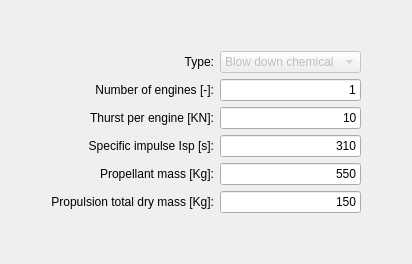
     <widget class="QWidget" name="Propulsion">
      <attribute name="title">
       <string>Propulsion</string>
      </attribute>
      <layout class="QGridLayout" name="gridLayout_23">
       <item row="1" column="1">
        <layout class="QGridLayout" name="gridLayout_22">
         <item row="0" column="0">
          <widget class="QLabel" name="label_38">
           <property name="text">
            <string>Type:</string>
           </property>
           <property name="alignment">
            <set>Qt::AlignRight|Qt::AlignTrailing|Qt::AlignVCenter</set>
           </property>
          </widget>
         </item>
         <item row="1" column="0">
          <widget class="QLabel" name="label_50">
           <property name="text">
            <string>Number of engines [-]:</string>
           </property>
           <property name="alignment">
            <set>Qt::AlignRight|Qt::AlignTrailing|Qt::AlignVCenter</set>
           </property>
          </widget>
         </item>
         <item row="2" column="0">
          <widget class="QLabel" name="label_51">
           <property name="text">
            <string>Thurst per engine [KN]:</string>
           </property>
           <property name="alignment">
            <set>Qt::AlignRight|Qt::AlignTrailing|Qt::AlignVCenter</set>
           </property>
          </widget>
         </item>
         <item row="3" column="0">
          <widget class="QLabel" name="label_52">
           <property name="text">
            <string>Specific impulse Isp [s]:</string>
           </property>
           <property name="alignment">
            <set>Qt::AlignRight|Qt::AlignTrailing|Qt::AlignVCenter</set>
           </property>
          </widget>
         </item>
         <item row="4" column="0">
          <widget class="QLabel" name="label_53">
           <property name="text">
            <string>Propellant mass [Kg]:</string>
           </property>
           <property name="alignment">
            <set>Qt::AlignRight|Qt::AlignTrailing|Qt::AlignVCenter</set>
           </property>
          </widget>
         </item>
         <item row="5" column="0">
          <widget class="QLabel" name="label_54">
           <property name="text">
            <string>Propulsion total dry mass [Kg]:</string>
           </property>
           <property name="alignment">
            <set>Qt::AlignRight|Qt::AlignTrailing|Qt::AlignVCenter</set>
           </property>
          </widget>
         </item>
         <item row="0" column="2">
          <widget class="QComboBox" name="propulsionTypeComboBox">
           <property name="enabled">
            <bool>false</bool>
           </property>
           <item>
            <property name="text">
             <string>Blow down chemical</string>
            </property>
           </item>
           <item>
            <property name="text">
             <string>Regulated chemical</string>
            </property>
           </item>
           <item>
            <property name="text">
             <string>Low thrust Ion</string>
            </property>
           </item>
           <item>
            <property name="text">
             <string>Low thrust plasma</string>
            </property>
           </item>
          </widget>
         </item>
         <item row="1" column="2">
          <widget class="QLineEdit" name="numberOfEngines">
           <property name="text">
            <string>1</string>
           </property>
           <property name="alignment">
            <set>Qt::AlignRight|Qt::AlignTrailing|Qt::AlignVCenter</set>
           </property>
          </widget>
         </item>
         <item row="2" column="2">
          <widget class="QLineEdit" name="thrustPerEngine">
           <property name="text">
            <string>10</string>
           </property>
           <property name="alignment">
            <set>Qt::AlignRight|Qt::AlignTrailing|Qt::AlignVCenter</set>
           </property>
          </widget>
         </item>
         <item row="3" column="2">
          <widget class="QLineEdit" name="specificImpulse">
           <property name="text">
            <string>310</string>
           </property>
           <property name="alignment">
            <set>Qt::AlignRight|Qt::AlignTrailing|Qt::AlignVCenter</set>
           </property>
          </widget>
         </item>
         <item row="4" column="2">
          <widget class="QLineEdit" name="propellantMass">
           <property name="text">
            <string>550</string>
           </property>
           <property name="alignment">
            <set>Qt::AlignRight|Qt::AlignTrailing|Qt::AlignVCenter</set>
           </property>
          </widget>
         </item>
         <item row="5" column="2">
          <widget class="QLineEdit" name="propulsionTotalDryMass">
           <property name="text">
            <string>150</string>
           </property>
           <property name="alignment">
            <set>Qt::AlignRight|Qt::AlignTrailing|Qt::AlignVCenter</set>
           </property>
          </widget>
         </item>
        </layout>
       </item>
       <item row="1" column="0">
        <spacer name="horizontalSpacer_10">
         <property name="orientation">
          <enum>Qt::Horizontal</enum>
         </property>
         <property name="sizeHint" stdset="0">
          <size>
           <width>40</width>
           <height>20</height>
          </size>
         </property>
        </spacer>
       </item>
       <item row="1" column="2">
        <spacer name="horizontalSpacer_11">
         <property name="orientation">
          <enum>Qt::Horizontal</enum>
         </property>
         <property name="sizeHint" stdset="0">
          <size>
           <width>40</width>
           <height>20</height>
          </size>
         </property>
        </spacer>
       </item>
       <item row="0" column="1">
        <spacer name="verticalSpacer_22">
         <property name="orientation">
          <enum>Qt::Vertical</enum>
         </property>
         <property name="sizeHint" stdset="0">
          <size>
           <width>20</width>
           <height>40</height>
          </size>
         </property>
        </spacer>
       </item>
       <item row="2" column="1">
        <spacer name="verticalSpacer_23">
         <property name="orientation">
          <enum>Qt::Vertical</enum>
         </property>
         <property name="sizeHint" stdset="0">
          <size>
           <width>20</width>
           <height>40</height>
          </size>
         </property>
        </spacer>
       </item>
      </layout>
     </widget>
